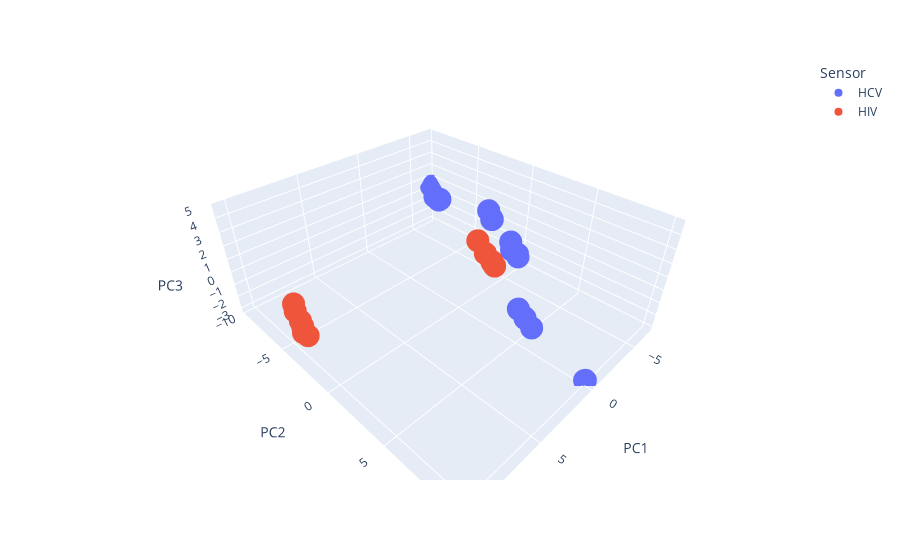

The notebook cell saved with this chart:
### Code cell
# 4. Scores plot
# check API documentation for plotly.express https://plotly.com/python/3d-scatter-plots

import plotly.express as px

fig = px.scatter_3d(df_scores, x='PC1', y='PC2', z='PC3', color='Sensor')
fig.show()

### Figure 1 — Plotly figure (JSON) as saved in the notebook; plotly's stock layout.template omitted (floating-point values rounded to 4 significant figures)
{"data": [{"hovertemplate": "Sensor=HCV<br>PC1=%{x}<br>PC2=%{y}<br>PC3=%{z}<extra></extra>", "legendgroup": "HCV", "marker": {"color": "#636efa", "symbol": "circle"}, "mode": "markers", "name": "HCV", "scene": "scene", "showlegend": true, "type": "scatter3d", "x": [-0.1277, -0.1676, -6.554, -6.102, -6.294, -6.679, -0.5469, -0.7235, -0.88, -0.9553, -0.8701, -1.007, -1.468, -1.652, -0.167, -0.1424, -0.2386, -0.4611], "y": [9.943, 9.963, -9.064, -8.139, -8.212, -9.586, 3.609, 3.988, 3.824, 3.197, 5.479, 4.821, 4.506, 3.8, 2.269, 2.293, 2.255, 1.77], "z": [-3.097, -3.104, -0.4059, -0.2126, -0.24, 0.3451, 2.835, 2.438, 2.493, 3.028, -2.32, -2.016, -2.444, -2.217, 4.588, 4.524, 4.485, 4.786]}, {"hovertemplate": "Sensor=HIV<br>PC1=%{x}<br>PC2=%{y}<br>PC3=%{z}<extra></extra>", "legendgroup": "HIV", "marker": {"color": "#EF553B", "symbol": "circle"}, "mode": "markers", "name": "HIV", "scene": "scene", "showlegend": true, "type": "scatter3d", "x": [10.17, 10.3, 10.04, 9.898, 9.806, 9.581, -3.69, -3.847, -3.879, -4.065, -4.408, -4.876], "y": [-2.496, -2.728, -3.234, -3.686, -4.301, -4.812, -0.005341, -0.2633, -0.4227, -0.5554, -1.511, -2.701], "z": [-0.9813, -0.8179, -0.8054, -0.749, -0.4256, -0.2814, -1.643, -1.663, -1.587, -1.707, -1.594, -1.211]}], "layout": {"legend": {"title": {"text": "Sensor"}, "tracegroupgap": 0}, "margin": {"t": 60}, "scene": {"domain": {"x": [0, 1], "y": [0, 1]}, "xaxis": {"title": {"text": "PC1"}}, "yaxis": {"title": {"text": "PC2"}}, "zaxis": {"title": {"text": "PC3"}}}}}
